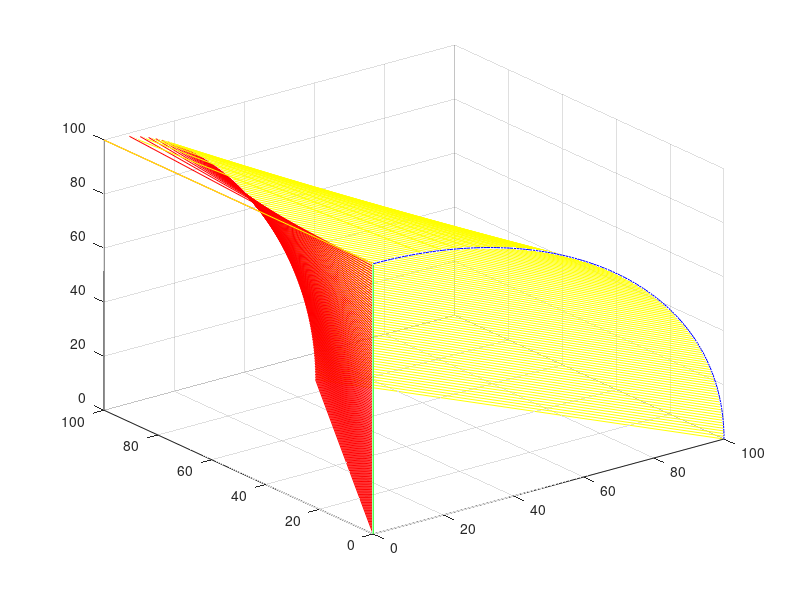

Reproduce this figure in MATLAB.
p1 =[0 0 100]
p2 = [100 0 0]
p3 = [60 0 80]
p0 = [0 0 0]

t=0:0.01:pi/2
x = 100*sin(t)
y = 100*cos(t)
z = zeros(numel(x),1)
plot3(x,z,y,"b")
grid on 
hold on 

height = 0:1:100
length = 100^2-height.^2
length_y = sqrt(100^2-length./4)
length_x = sqrt(length./4)
final_point = []
plot3([0 0],[0,0],[100,0],"g")
for i=1:(numel(length))
    line1 = cat(1,[length_x(i) length_y(i) height(i)],[0 0 height(i)])
    line2 = cat(1,[length_x(i) length_y(i) height(i)],[length_x(i).*2 0 height(i)])
    plot3(line1(:,1),line1(:,2),line1(:,3),"r")

    plot3(line2(:,1),line2(:,2),line2(:,3),"y")
    pause(.05)
   

end
hold off
